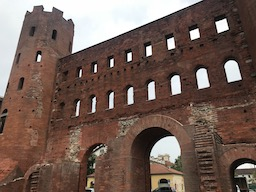
#> input picture img/thorino.jpg, 256 x 192 px, found by its file name
$ python harris.py
#> lines starting #> are read from the running program, lines starting #| are printed output that depends on the picture; after the words box and inside, x2 and y2 are one past the last pixel; in counts of white or black regions, pixels touching at a corner belong together
"""
コーナーの検出は画像の特徴を抽出するための重要なステップである．
画像中の小領域を見て，その周囲の領域で微小な移動を加えた時に最大の分散を示す領域を見つける

Feature Description : 特徴量記述
→ 同じ特徴量を見つけることができたり共通する特徴てんを基に画像をつなげたりできる


固有値によって、対象領域がコーナ、エッジ、フラットのどれに属するかを判定する
Rの値が重要; R = det(M) - k(trace(M))^2 (trace; λ1 + λ2)
"""
import cv2
import numpy as np

img = cv2.imread('img/thorino.jpg')
#> img is the input picture: shape (192, 256, 3); mean B, G, R 85.6, 94.3, 114.5
gray = cv2.cvtColor(img, cv2.COLOR_BGR2GRAY)
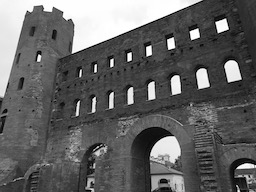
#> gray: shape (192, 256); min 0, max 255, mean 99.4

gray = np.float32(gray)
dst = cv2.cornerHarris(gray, 2, 3, 0.04) # 2: ブロックサイズ, 3: Sobelフィルタのカーネルサイズ, 0.04: ハリスコーナー検出器の自由パラメータ
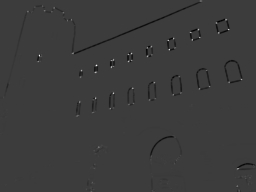
#> dst: shape (192, 256) float32; min -86869936, max 281477184, mean -737250.2; drawn with min black and max white
dst = cv2.dilate(dst, None) # 膨張処理 画像中の白い部分を増やす 内部のノイズ除去
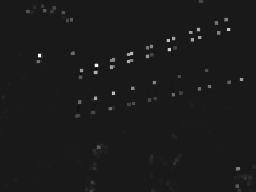
#> dst: shape (192, 256) float32; min -31005358, max 281477184, mean 1979267.9; drawn with min black and max white
img[dst>0.01*dst.max()] = [0, 0, 255] # しきい値を設定
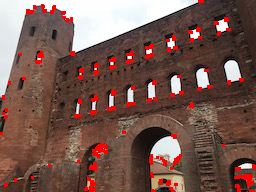
#> img: shape (192, 256, 3); 4.45% of pixels changed, all inside (x1, y1, x2, y2) = (0, 0, 256, 192)

cv2.imshow('dst', img)
cv2.waitKey(0)
cv2.destroyAllWindows()

# =============================================================================
ret, thresh = cv2.threshold(dst, 0.01*dst.max(), 255, 0) # 2値化
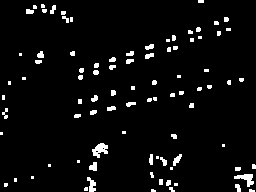
#> thresh: shape (192, 256) float32; 4.4% white; 88 white regions (46 under 20 px), largest, box (x1, y1, x2, y2) and area: (92, 143, 108, 158) 142, (234, 174, 254, 187) 125, (87, 177, 96, 192) 80
#> ret = 2814771.8
dst = np.uint8(dst)
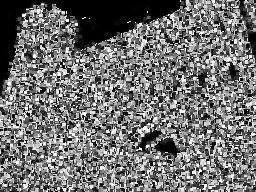
#> dst: shape (192, 256); min 0, max 255, mean 112.6

ret, labels, stats, centroids = cv2.connectedComponentsWithStats(dst) # ラベリング処理
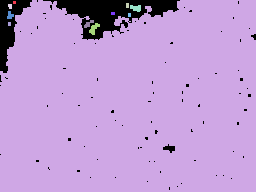
#> labels: shape (192, 256) int32; 12 distinct labels, from 0 to 11; one colour per label, 0 black
#> ret = 12; stats = [[0, 0, 256, 190, 3588], [13, 1, 3, 3, 9], [0, 0, 256, 192, 45283], [126, 3, 3, 5, 15], [8, 4, 4, 5, 18], [130, 5, 11, 7, 58], [7, 11, 7, 8, 38], [111, 12, 4, 3, 12], [128, 13, 3, 4, 12], [84, 20, 10, 8, 40], [8, 22, 3, 4, 12], [89, 23, 11, 12, 67]]; centroids = [[86.93, 23.98], [14, 2], [131, 101.7], [127, 5], [9.67, 5.83], [135.6, 7.69], [9.66, 14.97], [112.5, 13], [129, 14.5], [88.15, 23.48], [9, 23.5], [93.58, 28.21]]
# define the criteria to stop and refine the corners
criteria = (cv2.TERM_CRITERIA_EPS + cv2.TERM_CRITERIA_MAX_ITER, 100, 0.001)
corners = cv2.cornerSubPix(gray,np.float32(centroids),(5,5),(-1,-1),criteria)
#> corners = [[86.93, 23.98], [14, 2], [129.4, 104.2], [127, 5], [11.08, 3.19], [133.9, 6.74], [8.79, 13.83], [110.3, 10.94], [129, 14.5], [88.15, 23.48], [9, 23.5], [93.14, 30.49]]

# Now draw them
res = np.hstack((centroids,corners))
#> res = [[86.93, 23.98, 86.93, 23.98], [14, 2, 14, 2], [131, 101.7, 129.4, 104.2], [127, 5, 127, 5], [9.67, 5.83, 11.08, 3.19], [135.6, 7.69, 133.9, 6.74], [9.66, 14.97, 8.79, 13.83], [112.5, 13, 110.3, 10.94], [129, 14.5, 129, 14.5], [88.15, 23.48, 88.15, 23.48], [9, 23.5, 9, 23.5], [93.58, 28.21, 93.14, 30.49]]
res = np.int0(res)
#> res = [[86, 23, 86, 23], [14, 2, 14, 2], [130, 101, 129, 104], [127, 5, 127, 5], [9, 5, 11, 3], [135, 7, 133, 6], [9, 14, 8, 13], [112, 13, 110, 10], [129, 14, 129, 14], [88, 23, 88, 23], [9, 23, 9, 23], [93, 28, 93, 30]]
img[res[:,1],res[:,0]]=[0,0,255]
#> img: shape (192, 256, 3); 0.02% of pixels changed, all inside (x1, y1, x2, y2) = (9, 2, 136, 102)
img[res[:,3],res[:,2]] = [0,255,0]
#> img: shape (192, 256, 3); mean B, G, R 80.8, 89.3, 120.3

cv2.imshow('result',img)
cv2.waitKey(0)
cv2.destroyAllWindows()
